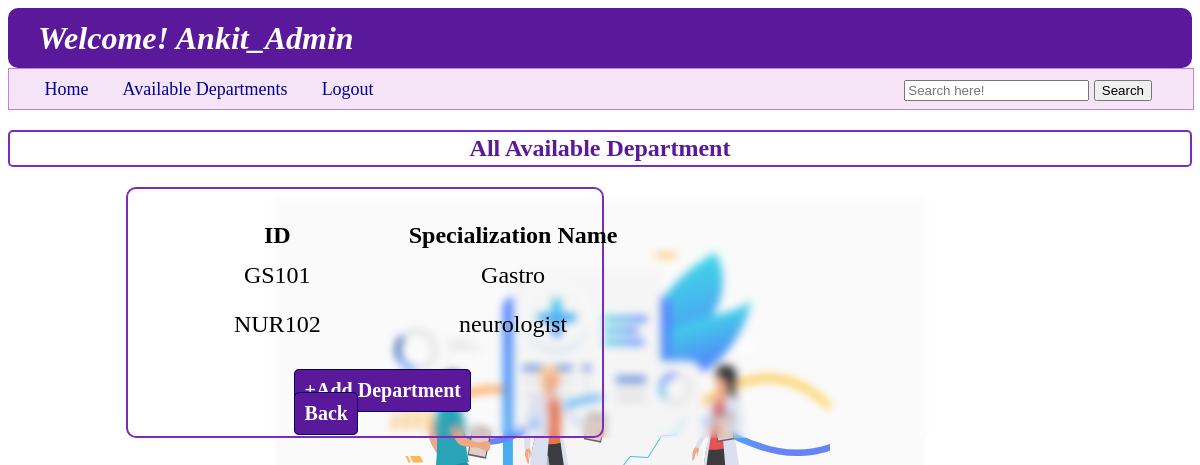
Page /admin_department on the committed database.
### backend/models.py (models this page shows)
class User_Info(db.Model):
    __tablename__ = "user_info"
    id=db.Column(db.Integer,primary_key=True,autoincrement=True)
    full_name=db.Column(db.String,nullable=False)
    email=db.Column(db.String,unique=True,nullable=False)
    password=db.Column(db.String,nullable=False)
    role=db.Column(db.Integer,default=1)
    is_blacklist=db.Column(db.Integer,default=0)
    appointments=db.relationship("Appointments",cascade="all,delete",backref="user_info",lazy=True)

class Department(db.Model):
    __tablename__ = "department"
    id=db.Column(db.String,primary_key=True,nullable=False)
    specialization=db.Column(db.String,nullable=False)
    description=db.Column(db.String,nullable=False)
    doctor=db.relationship("Doctor_Info",cascade="all,delete",backref="department",lazy=True)

### backend/controllers.py (the view)
@app.route("/admin_department")
def admin_department():
    dep=all_departments()
    return render_template("admin_department.html",department_list=dep,usern=a_n(),pop_up="")

### backend/controllers.py (called while the page is built)
def a_n():
    u=User_Info.query.all()
    return u[0].full_name

def all_departments():
    dept=Department.query.all()
    return dept

### templates/admin_department.html (shortened to what this page needs)
{%extends "admin_layout.html"%}
{%block content%}
    <h2 style="text-align: center; font-weight: bold; border: 2px solid rgb(123,44,191);padding: 3px; color: rgb(90,24,154); border-radius: 5px; ">All Available Department</h2>
    <div class="login_panel" style="width: 40%; margin-left: 10%; border: 2px solid rgb(123,44,191)">
        {%if department_list%}
        <table class="table_user_dashboard">
            <thead style="margin: 10px;">
                <th>ID</th>
                <th>Specialization Name</th>
            </thead>
            <tbody>
                {%for dept in department_list%}
                <tr>
                    <td>{{dept.id}}</td>
                    <td>{{dept.specialization}}</td>
                </tr>
                {%endfor%}
            </tbody>
        </table>
        {%else%}
        <h3>---Not Available---</h3>
        {%endif%}
        <a href="{{ url_for('add_department') }}" class="Centre_button" type="button" style="background-color: rgb(90,24,154); color: white;">+Add Department</a>
        <a href="{{ url_for('admin_dashboard',name=usern) }}" class="Centre_button" type="button" style="background-color: rgb(90,24,154); color: white;">Back</a>
    </div>
{%endblock%}

### templates/admin_layout.html (shortened to what this page needs)
<!DOCTYPE html>
<html lang="en">
<head>
    <link rel="stylesheet" href="/static/style.css">
</head>
<body style="background-image: url('/static/image/4950247_19834.svg');">
    <header>
        <div>
            <h1 class="wel"  style="background-color: rgb(90,24,154);"><i><b>Welcome! {{usern}}</b></i></h1>
        </div>
        <nav class="nav" style="background-color: rgba(224, 170, 225, 0.3); border-color: rgba(199,125,225);">
            <a class="nav_a" href="{{url_for('admin_dashboard',name=usern)}}" style="margin-left: 3%;">Home</a>
            <a class="nav_a" href="{{url_for('admin_department')}}">Available Departments</a>
            <a class="nav_a" href="/login">Logout</a>
            <span class="nav_a" style="position: absolute; right: 10px;">
                <form action="#" method="POST">
                    <input type="text" id="search" name="search" placeholder="Search here!">
                    <button type="submit">Search</button>
                </form>
            </span>
        </nav>
    </header>
    {%block content%}
    {%endblock%}
</body>
</html>

### static/style.css (style rules this page uses)
body { background-image: url("https://static.vecteezy.com/system/resources/thumbnails/002/072/163/small_2x/doctor-injecting-coronavirus-vaccine-to-a-patient-concept-free-vector.jpg"); background-repeat: no-repeat; background-size: 650px 650px; background-position: center; background-attachment: fixed; filter: saturate(1.0); z-index: -4; backdrop-filter: blur(4px); }
.wel { height: 60px; align-content: center; color: white; background-color: rgb(0, 180, 216); border-radius: 10px; margin: 0px; padding-left: 30px; }
.login_panel { height: auto; width: 60%; margin: 10px 20% 40px 20%; border: 2px double rgb(0, 180, 216); border-radius: 10px; }
.Centre_button { margin: 0% 0% 5% 35% ; border: 1px solid rgb(3, 4, 94); border-radius: 5px; padding: 2%; width: auto; font-size: 20px; font-weight: bold; color: rgb(3, 4, 94); background-color: rgb(202,240,248); }
.nav { height: 40px; width: 100%; background-color: rgba(202,240,248,0.5); border: 1px solid rgb(202, 240, 248); align-content: center; }
.nav_a { color: rgb(0,0,150); font-size: large; margin-right: 30px; text-decoration: none; }
.table_user_dashboard { align-content: center; margin: 30px; font-size: x-large; }
table { width: 100%; table-layout: fixed; }
td { text-align: center; padding: 10px; }
a { text-decoration: none; }

### rows in the picture
User_Info: full_name "Ankit_Admin"
Department: id "GS101", specialization "Gastro"
Department: id "NUR102", specialization "neurologist"
